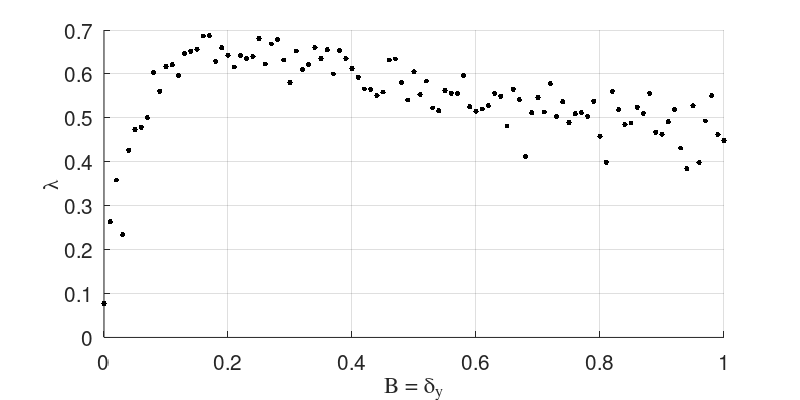
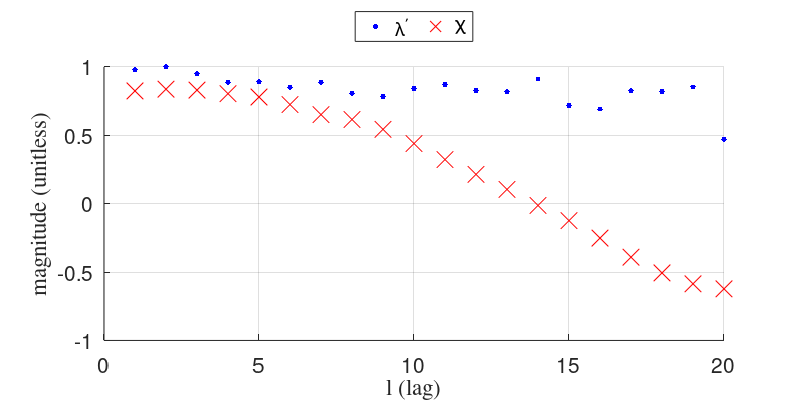

Here is the MATLAB script that generated these plots, in order:
% B-dy plot
load ./SimpleCyclicExample_L41.mat

data = leans_stored;

% full color plot
% figure('Units', 'inches', ...
% 'Position', [0 0 8 4],...
% 'PaperPositionMode','auto');
% 
% hold on;
% cmap = colormap(flipud(gray(24)));
% 
% hImage1 = imagesc(xytol,B,data);
% set(gca,'YDir','normal');
% hold on;
%  
% [hCont2,hH2] = contour(xytol,B,data,...
%              [0.0 0.0],':r','LineWidth',2);
% % clabel(hCont2,hH2,'FontName','Times','FontSize', 15,'Color','r');         
%          
% xlim([0 1]);
% ylim([0 1]);
% axis square;
% % 
% % caxis([-0.8 0.8]);
% cbar = colorbar();
% set(cbar,'Visible','on');
% 
% hXLabel = xlabel('\delta_y');
% hYLabel = ylabel('B');
% 
% set([hXLabel, hYLabel],'FontName','Times');
% set([hXLabel, hYLabel],'FontSize', 15);
% 
% hSubtitle = title('');
% set(hSubtitle,'FontName','Times');
% set(hSubtitle,'FontSize', 15);
% set(gca,'fontsize',15);
% 
% hold off;
% print -depsc2 ./SimpleCyclicexample_Bdy.eps
% close;

% B = xytol plotting
tempX = zeros(1,length(B));
tempPnts = zeros(4,length(B));

for iter = 1:1:length(B),
    tempX(1,iter) = B(iter);
    tempPnts(1,iter) = leans_stored(iter,iter);
end;

figure('Units', 'inches', ...
'Position', [0 0 8 4],...
'PaperPositionMode','auto');

hold on;

hplt = plot(tempX,tempPnts(1,:),'k.','MarkerSize',12);
grid on;

hXLabel = xlabel('B = \delta_y');
hYLabel = ylabel('\lambda');

set([hXLabel, hYLabel],'FontName','Times');
set([hXLabel, hYLabel],'FontSize', 15);

% legend('L = 10','L = 50', 'L = 250', 'L = 1750');

% set(hSubtitle,'FontName','Times');
% set(hSubtitle,'FontSize', 15);
set(gca,'fontsize',15);

hold off;
print -depsc2 ./SimpleCyclicexample_Bxytol.eps
close;

% lag stem plot
% load ./SimpleCyclicExample_lags.mat
load ./SimpleCyclicExample_lagsB05.mat

templag = 20;
tempxcors = nan(templag+1,1);
tempaxcors = nan(templag+1,1);
tempaycors = nan(templag+1,1);
normleans = nan(templag,1);
for iter = 0:1:templag,
    tempxcors(iter+1,1) = corr(x(1,1:end-iter)',y(1,1+iter:end)');
    tempaxcors(iter+1,1) = corr(x(1,1:end-iter)',x(1,1+iter:end)');
    tempaycors(iter+1,1) = corr(y(1,1:end-iter)',y(1,1+iter:end)');
end;

for iter = 1:1:templag,
    normleans(iter,1) = leans_keep(iter)/max(leans_keep(1:templag));
end;

figure('Units', 'inches', ...
'Position', [0 0 8 4],...
'PaperPositionMode','auto');

hold on;

hplt = plot(lag(1:templag),normleans,'.b','MarkerSize',12);
hplt2 = plot(1:1:templag,tempxcors(2:end),'xr','MarkerSize',12);

% hplt2 = stem(1:1:templag,tempaxcors(2:end),'r','MarkerSize',5);
% hplt3 = stem(1:1:templag,tempaycors(2:end),'g','MarkerSize',5);

grid on;

hXLabel = xlabel('l (lag)');
hYLabel = ylabel('magnitude (unitless)');

set([hXLabel, hYLabel],'FontName','Times');
set([hXLabel, hYLabel],'FontSize', 15);

legend('\lambda^\prime','\chi','Location','northoutside','Orientation','horizontal')

% set(hSubtitle,'FontName','Times');
% set(hSubtitle,'FontSize', 15);
set(gca,'fontsize',15);

hold off;
print -depsc2 ./SimpleCyclicexample_difflags.eps
close;

% lagged cross cor plot
% figure('Units', 'inches', ...
% 'Position', [0 0 8 4],...
% 'PaperPositionMode','auto');
% 
% hold on;
% 
% hplt = stem(0:1:templag,tempxcors,'MarkerSize',5);
% grid on;
% 
% hXLabel = xlabel('l');
% hYLabel = ylabel('c');
% 
% set([hXLabel, hYLabel],'FontName','Times');
% set([hXLabel, hYLabel],'FontSize', 15);
% 
% % set(hSubtitle,'FontName','Times');
% % set(hSubtitle,'FontSize', 15);
% set(gca,'fontsize',15);
% 
% hold off;
% print -depsc2 ./SimpleCyclicexample_lagcorr.eps
% close;
